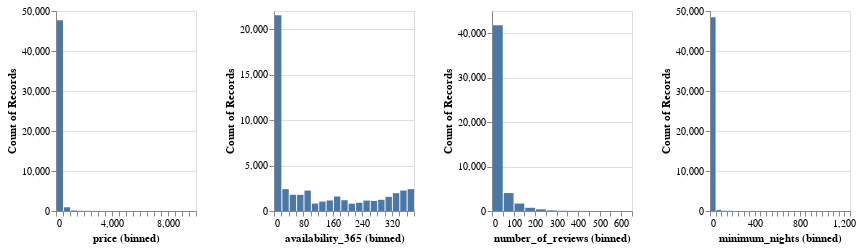

Notebook code cell kept with this figure:
### Code cell
feature_dist_chart

### Figure 1 — Vega specification as saved in the notebook (floating-point values rounded to 4 significant figures)
{"$schema": "https://vega.github.io/schema/vega/v5.json", "data": [{"name": "source_0"}, {"name": "data_0", "values": [{"__count": 48428, "bin_maxbins_25_minimum_nights": 0.0, "bin_maxbins_25_minimum_nights_end": 50.0}, {"__count": 278, "bin_maxbins_25_minimum_nights": 50.0, "bin_maxbins_25_minimum_nights_end": 100.0}, {"__count": 61, "bin_maxbins_25_minimum_nights": 150.0, "bin_maxbins_25_minimum_nights_end": 200.0}, {"__count": 11, "bin_maxbins_25_minimum_nights": 200.0, "bin_maxbins_25_minimum_nights_end": 250.0}, {"__count": 55, "bin_maxbins_25_minimum_nights": 100.0, "bin_maxbins_25_minimum_nights_end": 150.0}, {"__count": 38, "bin_maxbins_25_minimum_nights": 350.0, "bin_maxbins_25_minimum_nights_end": 400.0}, {"__count": 6, "bin_maxbins_25_minimum_nights": 250.0, "bin_maxbins_25_minimum_nights_end": 300.0}, {"__count": 6, "bin_maxbins_25_minimum_nights": 300.0, "bin_maxbins_25_minimum_nights_end": 350.0}, {"__count": 1, "bin_maxbins_25_minimum_nights": 1000.0, "bin_maxbins_25_minimum_nights_end": 1050.0}, {"__count": 1, "bin_maxbins_25_minimum_nights": 1200.0, "bin_maxbins_25_minimum_nights_end": 1250.0}, {"__count": 5, "bin_maxbins_25_minimum_nights": 500.0, "bin_maxbins_25_minimum_nights_end": 550.0}, {"__count": 1, "bin_maxbins_25_minimum_nights": 450.0, "bin_maxbins_25_minimum_nights_end": 500.0}, {"__count": 3, "bin_maxbins_25_minimum_nights": 950.0, "bin_maxbins_25_minimum_nights_end": 1000.0}, {"__count": 1, "bin_maxbins_25_minimum_nights": 400.0, "bin_maxbins_25_minimum_nights_end": 450.0}]}, {"name": "data_1", "values": [{"__count": 47660, "bin_maxbins_25_price": 0.0, "bin_maxbins_25_price_end": 500.0}, {"__count": 937, "bin_maxbins_25_price": 500.0, "bin_maxbins_25_price_end": 1000.0}, {"__count": 33, "bin_maxbins_25_price": 2000.0, "bin_maxbins_25_price_end": 2500.0}, {"__count": 133, "bin_maxbins_25_price": 1000.0, "bin_maxbins_25_price_end": 1500.0}, {"__count": 10, "bin_maxbins_25_price": 3000.0, "bin_maxbins_25_price_end": 3500.0}, {"__count": 7, "bin_maxbins_25_price": 4000.0, "bin_maxbins_25_price_end": 4500.0}, {"__count": 24, "bin_maxbins_25_price": 2500.0, "bin_maxbins_25_price_end": 3000.0}, {"__count": 55, "bin_maxbins_25_price": 1500.0, "bin_maxbins_25_price_end": 2000.0}, {"__count": 8, "bin_maxbins_25_price": 5000.0, "bin_maxbins_25_price_end": 5500.0}, {"__count": 3, "bin_maxbins_25_price": 6000.0, "bin_maxbins_25_price_end": 6500.0}, {"__count": 4, "bin_maxbins_25_price": 6500.0, "bin_maxbins_25_price_end": 7000.0}, {"__count": 8, "bin_maxbins_25_price": 3500.0, "bin_maxbins_25_price_end": 4000.0}, {"__count": 2, "bin_maxbins_25_price": 4500.0, "bin_maxbins_25_price_end": 5000.0}, {"__count": 1, "bin_maxbins_25_price": 8000.0, "bin_maxbins_25_price_end": 8500.0}, {"__count": 6, "bin_maxbins_25_price": 9500.0, "bin_maxbins_25_price_end": 10000.0}, {"__count": 3, "bin_maxbins_25_price": 7500.0, "bin_maxbins_25_price_end": 8000.0}, {"__count": 1, "bin_maxbins_25_price": 8500.0, "bin_maxbins_25_price_end": 9000.0}]}, {"name": "data_2", "values": [{"__count": 2404, "bin_maxbins_25_availability_365": 360.0, "bin_maxbins_25_availability_365_end": 380.0}, {"__count": 2249, "bin_maxbins_25_availability_365": 340.0, "bin_maxbins_25_availability_365_end": 360.0}, {"__count": 1188, "bin_maxbins_25_availability_365": 180.0, "bin_maxbins_25_availability_365_end": 200.0}, {"__count": 21525, "bin_maxbins_25_availability_365": 0.0, "bin_maxbins_25_availability_365_end": 20.0}, {"__count": 1037, "bin_maxbins_25_availability_365": 120.0, "bin_maxbins_25_availability_365_end": 140.0}, {"__count": 910, "bin_maxbins_25_availability_365": 220.0, "bin_maxbins_25_availability_365_end": 240.0}, {"__count": 2403, "bin_maxbins_25_availability_365": 20.0, "bin_maxbins_25_availability_365_end": 40.0}, {"__count": 1555, "bin_maxbins_25_availability_365": 300.0, "bin_maxbins_25_availability_365_end": 320.0}, {"__count": 1959, "bin_maxbins_25_availability_365": 320.0, "bin_maxbins_25_availability_365_end": 340.0}, {"__count": 1784, "bin_maxbins_25_availability_365": 40.0, "bin_maxbins_25_availability_365_end": 60.0}, {"__count": 1147, "bin_maxbins_25_availability_365": 240.0, "bin_maxbins_25_availability_365_end": 260.0}, {"__count": 2245, "bin_maxbins_25_availability_365": 80.0, "bin_maxbins_25_availability_365_end": 100.0}, {"__count": 1776, "bin_maxbins_25_availability_365": 60.0, "bin_maxbins_25_availability_365_end": 80.0}, {"__count": 1230, "bin_maxbins_25_availability_365": 280.0, "bin_maxbins_25_availability_365_end": 300.0}, {"__count": 1107, "bin_maxbins_25_availability_365": 260.0, "bin_maxbins_25_availability_365_end": 280.0}, {"__count": 807, "bin_maxbins_25_availability_365": 200.0, "bin_maxbins_25_availability_365_end": 220.0}, {"__count": 1159, "bin_maxbins_25_availability_365": 140.0, "bin_maxbins_25_availability_365_end": 160.0}, {"__count": 814, "bin_maxbins_25_availability_365": 100.0, "bin_maxbins_25_availability_365_end": 120.0}, {"__count": 1596, "bin_maxbins_25_availability_365": 160.0, "bin_maxbins_25_availability_365_end": 180.0}]}, {"name": "data_3", "values": [{"__count": 41814, "bin_maxbins_25_number_of_reviews": 0.0, "bin_maxbins_25_number_of_reviews_end": 50.0}, {"__count": 135, "bin_maxbins_25_number_of_reviews": 250.0, "bin_maxbins_25_number_of_reviews_end": 300.0}, {"__count": 4037, "bin_maxbins_25_number_of_reviews": 50.0, "bin_maxbins_25_number_of_reviews_end": 100.0}, {"__count": 22, "bin_maxbins_25_number_of_reviews": 400.0, "bin_maxbins_25_number_of_reviews_end": 450.0}, {"__count": 1674, "bin_maxbins_25_number_of_reviews": 100.0, "bin_maxbins_25_number_of_reviews_end": 150.0}, {"__count": 724, "bin_maxbins_25_number_of_reviews": 150.0, "bin_maxbins_25_number_of_reviews_end": 200.0}, {"__count": 379, "bin_maxbins_25_number_of_reviews": 200.0, "bin_maxbins_25_number_of_reviews_end": 250.0}, {"__count": 59, "bin_maxbins_25_number_of_reviews": 300.0, "bin_maxbins_25_number_of_reviews_end": 350.0}, {"__count": 9, "bin_maxbins_25_number_of_reviews": 450.0, "bin_maxbins_25_number_of_reviews_end": 500.0}, {"__count": 34, "bin_maxbins_25_number_of_reviews": 350.0, "bin_maxbins_25_number_of_reviews_end": 400.0}, {"__count": 3, "bin_maxbins_25_number_of_reviews": 500.0, "bin_maxbins_25_number_of_reviews_end": 550.0}, {"__count": 3, "bin_maxbins_25_number_of_reviews": 550.0, "bin_maxbins_25_number_of_reviews_end": 600.0}, {"__count": 2, "bin_maxbins_25_number_of_reviews": 600.0, "bin_maxbins_25_number_of_reviews_end": 650.0}]}, {"name": "data_1_child__column_price_y_domain___count", "values": [{"min": 1, "max": 47660}]}, {"name": "data_2_child__column_availability_365_y_domain___count", "values": [{"min": 807, "max": 21525}]}, {"name": "data_3_child__column_number_of_reviews_y_domain___count", "values": [{"min": 2, "max": 41814}]}, {"name": "data_0_child__column_minimum_nights_y_domain___count", "values": [{"min": 1, "max": 48428}]}], "signals": [{"name": "child__column_availability_365_bin_maxbins_25_availability_365_bins", "value": {"fields": ["availability_365"], "fname": "bin_availability_365", "start": 0.0, "step": 20.0, "stop": 380.0}}, {"name": "child__column_number_of_reviews_bin_maxbins_25_number_of_reviews_bins", "value": {"fields": ["number_of_reviews"], "fname": "bin_number_of_reviews", "start": 0.0, "step": 50.0, "stop": 650.0}}, {"name": "child__column_price_bin_maxbins_25_price_bins", "value": {"fields": ["price"], "fname": "bin_price", "start": 0.0, "step": 500.0, "stop": 10000.0}}, {"name": "child__column_minimum_nights_bin_maxbins_25_minimum_nights_bins", "value": {"fields": ["minimum_nights"], "fname": "bin_minimum_nights", "start": 0.0, "step": 50.0, "stop": 1250.0}}, {"name": "childWidth", "value": 140}, {"name": "childHeight", "value": 200}], "marks": [{"type": "group", "name": "child__column_price_group", "encode": {"update": {"width": {"signal": "childWidth"}, "height": {"signal": "childHeight"}}}, "marks": [{"type": "rect", "name": "child__column_price_marks", "from": {"data": "data_1"}, "encode": {"update": {"y2": {"value": 0, "scale": "child__column_price_y"}, "fill": {"value": "#4c78a8"}, "x2": {"field": "bin_maxbins_25_price", "scale": "child__column_price_x", "offset": {"signal": "0.5 + (abs(scale(\"child__column_price_x\", datum[\"bin_maxbins_25_price_end\"]) - scale(\"child__column_price_x\", datum[\"bin_maxbins_25_price\"])) < 0.25 ? -0.5 * (0.25 - (abs(scale(\"child__column_price_x\", datum[\"bin_maxbins_25_price_end\"]) - scale(\"child__column_price_x\", datum[\"bin_maxbins_25_price\"])))) : 0.5)"}}, "x": {"field": "bin_maxbins_25_price_end", "scale": "child__column_price_x", "offset": {"signal": "0.5 + (abs(scale(\"child__column_price_x\", datum[\"bin_maxbins_25_price_end\"]) - scale(\"child__column_price_x\", datum[\"bin_maxbins_25_price\"])) < 0.25 ? 0.5 * (0.25 - (abs(scale(\"child__column_price_x\", datum[\"bin_maxbins_25_price_end\"]) - scale(\"child__column_price_x\", datum[\"bin_maxbins_25_price\"])))) : -0.5)"}}, "y": {"field": "__count", "scale": "child__column_price_y"}}}, "style": ["bar"]}], "axes": [{"scale": "child__column_price_y", "labels": false, "gridScale": "child__column_price_x", "maxExtent": 0, "ticks": false, "aria": false, "tickCount": {"signal": "ceil(childHeight/40)"}, "grid": true, "minExtent": 0, "orient": "left", "zindex": 0, "domain": false}, {"scale": "child__column_price_x", "grid": false, "title": "price (binned)", "zindex": 0, "orient": "bottom", "labelFlush": true, "labelOverlap": true, "tickCount": {"signal": "ceil(childWidth/10)"}}, {"scale": "child__column_price_y", "grid": false, "orient": "left", "labelOverlap": true, "tickCount": {"signal": "ceil(childHeight/40)"}, "title": "Count of Records", "zindex": 0}], "style": "cell"}, {"type": "group", "name": "child__column_availability_365_group", "encode": {"update": {"width": {"signal": "childWidth"}, "height": {"signal": "childHeight"}}}, "marks": [{"type": "rect", "name": "child__column_availability_365_marks", "from": {"data": "data_2"}, "encode": {"update": {"fill": {"value": "#4c78a8"}, "y": {"field": "__count", "scale": "child__column_availability_365_y"}, "x2": {"field": "bin_maxbins_25_availability_365", "scale": "child__column_availability_365_x", "offset": {"signal": "0.5 + (abs(scale(\"child__column_availability_365_x\", datum[\"bin_maxbins_25_availability_365_end\"]) - scale(\"child__column_availability_365_x\", datum[\"bin_maxbins_25_availability_365\"])) < 0.25 ? -0.5 * (0.25 - (abs(scale(\"child__column_availability_365_x\", datum[\"bin_maxbins_25_availability_365_end\"]) - scale(\"child__column_availability_365_x\", datum[\"bin_maxbins_25_availability_365\"])))) : 0.5)"}}, "y2": {"value": 0, "scale": "child__column_availability_365_y"}, "x": {"field": "bin_maxbins_25_availability_365_end", "scale": "child__column_availability_365_x", "offset": {"signal": "0.5 + (abs(scale(\"child__column_availability_365_x\", datum[\"bin_maxbins_25_availability_365_end\"]) - scale(\"child__column_availability_365_x\", datum[\"bin_maxbins_25_availability_365\"])) < 0.25 ? 0.5 * (0.25 - (abs(scale(\"child__column_availability_365_x\", datum[\"bin_maxbins_25_availability_365_end\"]) - scale(\"child__column_availability_365_x\", datum[\"bin_maxbins_25_availability_365\"])))) : -0.5)"}}}}, "style": ["bar"]}], "axes": [{"scale": "child__column_availability_365_y", "domain": false, "zindex": 0, "orient": "left", "grid": true, "ticks": false, "maxExtent": 0, "aria": false, "gridScale": "child__column_availability_365_x", "labels": false, "tickCount": {"signal": "ceil(childHeight/40)"}, "minExtent": 0}, {"scale": "child__column_availability_365_x", "orient": "bottom", "labelFlush": true, "labelOverlap": true, "zindex": 0, "title": "availability_365 (binned)", "grid": false, "tickCount": {"signal": "ceil(childWidth/10)"}}, {"scale": "child__column_availability_365_y", "grid": false, "title": "Count of Records", "orient": "left", "labelOverlap": true, "tickCount": {"signal": "ceil(childHeight/40)"}, "zindex": 0}], "style": "cell"}, {"type": "group", "name": "child__column_number_of_reviews_group", "encode": {"update": {"height": {"signal": "childHeight"}, "width": {"signal": "childWidth"}}}, "marks": [{"type": "rect", "name": "child__column_number_of_reviews_marks", "from": {"data": "data_3"}, "encode": {"update": {"x2": {"field": "bin_maxbins_25_number_of_reviews", "scale": "child__column_number_of_reviews_x", "offset": {"signal": "0.5 + (abs(scale(\"child__column_number_of_reviews_x\", datum[\"bin_maxbins_25_number_of_reviews_end\"]) - scale(\"child__column_number_of_reviews_x\", datum[\"bin_maxbins_25_number_of_reviews\"])) < 0.25 ? -0.5 * (0.25 - (abs(scale(\"child__column_number_of_reviews_x\", datum[\"bin_maxbins_25_number_of_reviews_end\"]) - scale(\"child__column_number_of_reviews_x\", datum[\"bin_maxbins_25_number_of_reviews\"])))) : 0.5)"}}, "x": {"field": "bin_maxbins_25_number_of_reviews_end", "scale": "child__column_number_of_reviews_x", "offset": {"signal": "0.5 + (abs(scale(\"child__column_number_of_reviews_x\", datum[\"bin_maxbins_25_number_of_reviews_end\"]) - scale(\"child__column_number_of_reviews_x\", datum[\"bin_maxbins_25_number_of_reviews\"])) < 0.25 ? 0.5 * (0.25 - (abs(scale(\"child__column_number_of_reviews_x\", datum[\"bin_maxbins_25_number_of_reviews_end\"]) - scale(\"child__column_number_of_reviews_x\", datum[\"bin_maxbins_25_number_of_reviews\"])))) : -0.5)"}}, "y": {"field": "__count", "scale": "child__column_number_of_reviews_y"}, "y2": {"value": 0, "scale": "child__column_number_of_reviews_y"}, "fill": {"value": "#4c78a8"}}}, "style": ["bar"]}], "axes": [{"scale": "child__column_number_of_reviews_y", "tickCount": {"signal": "ceil(childHeight/40)"}, "orient": "left", "labels": false, "maxExtent": 0, "ticks": false, "aria": false, "minExtent": 0, "gridScale": "child__column_number_of_reviews_x", "zindex": 0, "grid": true, "domain": false}, {"scale": "child__column_number_of_reviews_x", "title": "number_of_reviews (binned)", "zindex": 0, "grid": false, "labelFlush": true, "labelOverlap": true, "tickCount": {"signal": "ceil(childWidth/10)"}, "orient": "bottom"}, {"scale": "child__column_number_of_reviews_y", "tickCount": {"signal": "ceil(childHeight/40)"}, "orient": "left", "grid": false, "labelOverlap": true, "title": "Count of Records", "zindex": 0}], "style": "cell"}, {"type": "group", "name": "child__column_minimum_nights_group", "encode": {"update": {"height": {"signal": "childHeight"}, "width": {"signal": "childWidth"}}}, "marks": [{"type": "rect", "name": "child__column_minimum_nights_marks", "from": {"data": "data_0"}, "encode": {"update": {"y2": {"value": 0, "scale": "child__column_minimum_nights_y"}, "fill": {"value": "#4c78a8"}, "x2": {"field": "bin_maxbins_25_minimum_nights", "scale": "child__column_minimum_nights_x", "offset": {"signal": "0.5 + (abs(scale(\"child__column_minimum_nights_x\", datum[\"bin_maxbins_25_minimum_nights_end\"]) - scale(\"child__column_minimum_nights_x\", datum[\"bin_maxbins_25_minimum_nights\"])) < 0.25 ? -0.5 * (0.25 - (abs(scale(\"child__column_minimum_nights_x\", datum[\"bin_maxbins_25_minimum_nights_end\"]) - scale(\"child__column_minimum_nights_x\", datum[\"bin_maxbins_25_minimum_nights\"])))) : 0.5)"}}, "x": {"field": "bin_maxbins_25_minimum_nights_end", "scale": "child__column_minimum_nights_x", "offset": {"signal": "0.5 + (abs(scale(\"child__column_minimum_nights_x\", datum[\"bin_maxbins_25_minimum_nights_end\"]) - scale(\"child__column_minimum_nights_x\", datum[\"bin_maxbins_25_minimum_nights\"])) < 0.25 ? 0.5 * (0.25 - (abs(scale(\"child__column_minimum_nights_x\", datum[\"bin_maxbins_25_minimum_nights_end\"]) - scale(\"child__column_minimum_nights_x\", datum[\"bin_maxbins_25_minimum_nights\"])))) : -0.5)"}}, "y": {"field": "__count", "scale": "child__column_minimum_nights_y"}}}, "style": ["bar"]}], "axes": [{"scale": "child__column_minimum_nights_y", "maxExtent": 0, "labels": false, "ticks": false, "zindex": 0, "domain": false, "gridScale": "child__column_minimum_nights_x", "aria": false, "orient": "left", "grid": true, "tickCount": {"signal": "ceil(childHeight/40)"}, "minExtent": 0}, {"scale": "child__column_minimum_nights_x", "grid": false, "orient": "bottom", "labelFlush": true, "title": "minimum_nights (binned)", "labelOverlap": true, "tickCount": {"signal": "ceil(childWidth/10)"}, "zindex": 0}, {"scale": "child__column_minimum_nights_y", "title": "Count of Records", "tickCount": {"signal": "ceil(childHeight/40)"}, "zindex": 0, "grid": false, "labelOverlap": true, "orient": "left"}], "style": "cell"}], "scales": [{"name": "child__column_price_x", "type": "linear", "domain": {"signal": "[child__column_price_bin_maxbins_25_price_bins.start, child__column_price_bin_maxbins_25_price_bins.stop]"}, "range": [0, {"signal": "childWidth"}], "bins": {"signal": "child__column_price_bin_maxbins_25_price_bins"}, "zero": false}, {"name": "child__column_price_y", "type": "linear", "domain": [{"signal": "(data(\"data_1_child__column_price_y_domain___count\")[0] || {}).min"}, {"signal": "(data(\"data_1_child__column_price_y_domain___count\")[0] || {}).max"}], "range": [{"signal": "childHeight"}, 0], "nice": true, "zero": true}, {"name": "child__column_availability_365_x", "type": "linear", "domain": {"signal": "[child__column_availability_365_bin_maxbins_25_availability_365_bins.start, child__column_availability_365_bin_maxbins_25_availability_365_bins.stop]"}, "range": [0, {"signal": "childWidth"}], "bins": {"signal": "child__column_availability_365_bin_maxbins_25_availability_365_bins"}, "zero": false}, {"name": "child__column_availability_365_y", "type": "linear", "domain": [{"signal": "(data(\"data_2_child__column_availability_365_y_domain___count\")[0] || {}).min"}, {"signal": "(data(\"data_2_child__column_availability_365_y_domain___count\")[0] || {}).max"}], "range": [{"signal": "childHeight"}, 0], "nice": true, "zero": true}, {"name": "child__column_number_of_reviews_x", "type": "linear", "domain": {"signal": "[child__column_number_of_reviews_bin_maxbins_25_number_of_reviews_bins.start, child__column_number_of_reviews_bin_maxbins_25_number_of_reviews_bins.stop]"}, "range": [0, {"signal": "childWidth"}], "bins": {"signal": "child__column_number_of_reviews_bin_maxbins_25_number_of_reviews_bins"}, "zero": false}, {"name": "child__column_number_of_reviews_y", "type": "linear", "domain": [{"signal": "(data(\"data_3_child__column_number_of_reviews_y_domain___count\")[0] || {}).min"}, {"signal": "(data(\"data_3_child__column_number_of_reviews_y_domain___count\")[0] || {}).max"}], "range": [{"signal": "childHeight"}, 0], "zero": true, "nice": true}, {"name": "child__column_minimum_nights_x", "type": "linear", "domain": {"signal": "[child__column_minimum_nights_bin_maxbins_25_minimum_nights_bins.start, child__column_minimum_nights_bin_maxbins_25_minimum_nights_bins.stop]"}, "range": [0, {"signal": "childWidth"}], "bins": {"signal": "child__column_minimum_nights_bin_maxbins_25_minimum_nights_bins"}, "zero": false}, {"name": "child__column_minimum_nights_y", "type": "linear", "domain": [{"signal": "(data(\"data_0_child__column_minimum_nights_y_domain___count\")[0] || {}).min"}, {"signal": "(data(\"data_0_child__column_minimum_nights_y_domain___count\")[0] || {}).max"}], "range": [{"signal": "childHeight"}, 0], "nice": true, "zero": true}], "layout": {"padding": 20, "columns": 4, "bounds": "full", "align": "all"}, "background": "white", "padding": 5}
